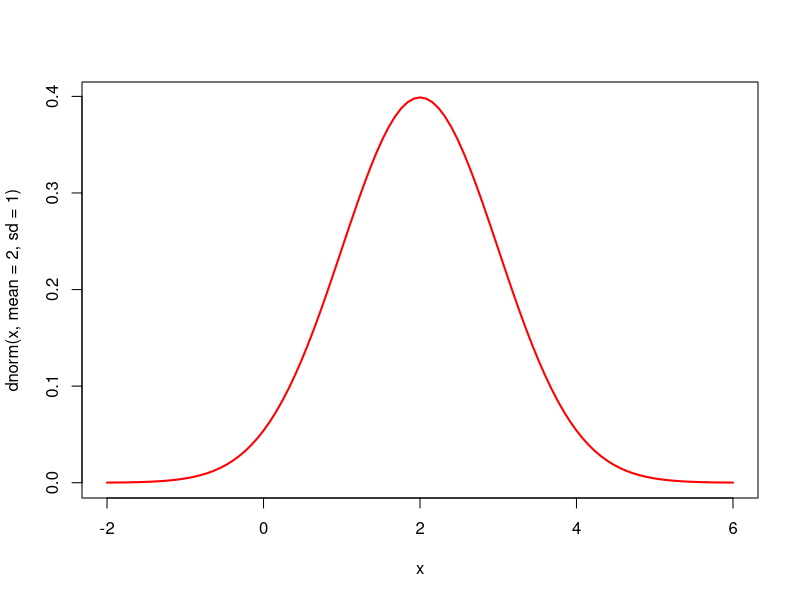
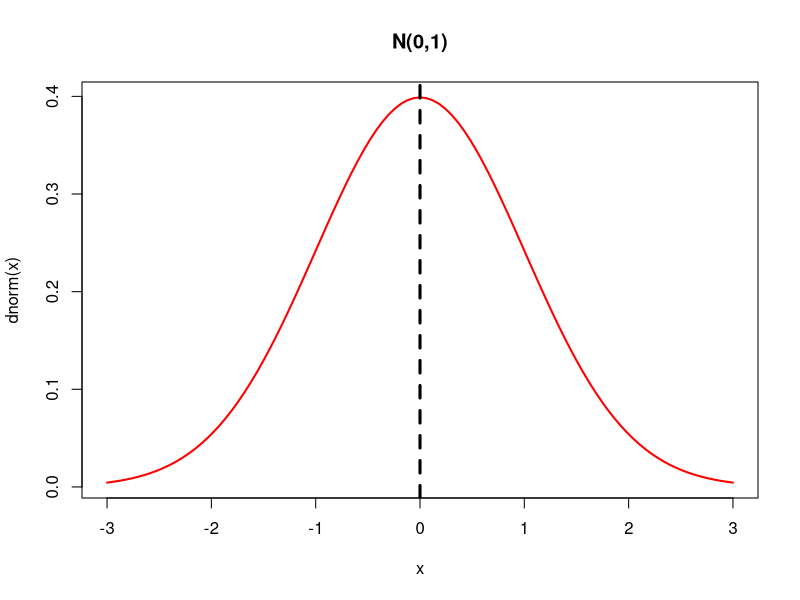
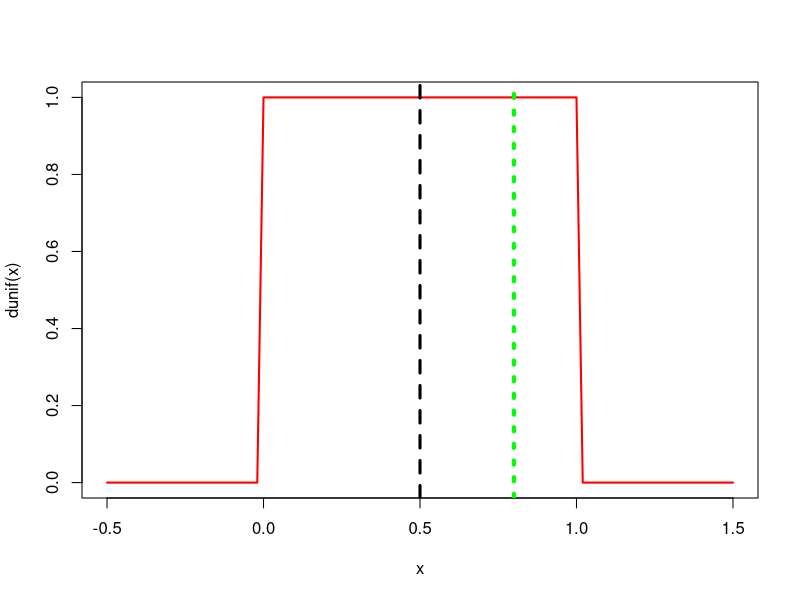
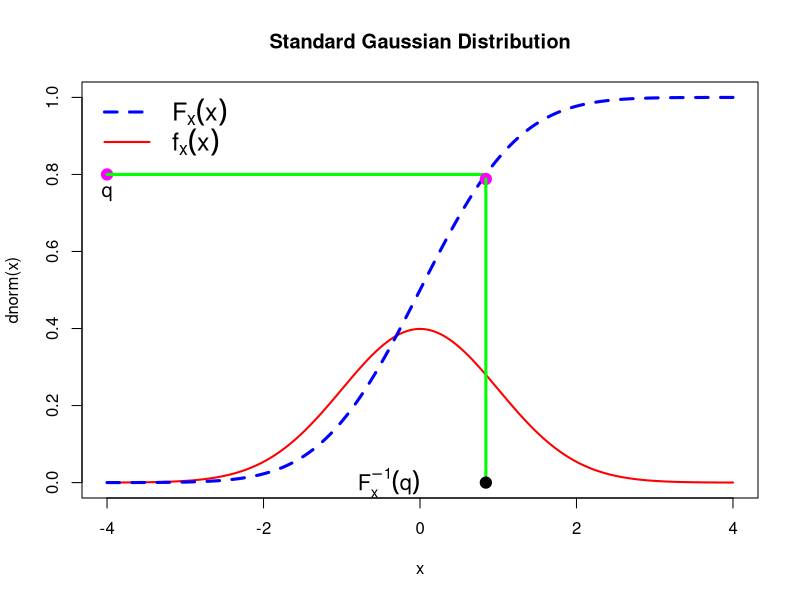
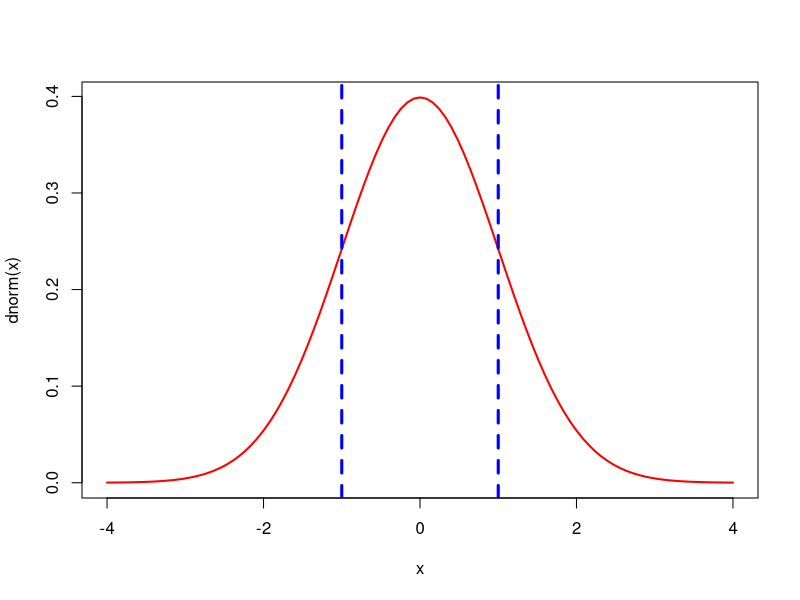
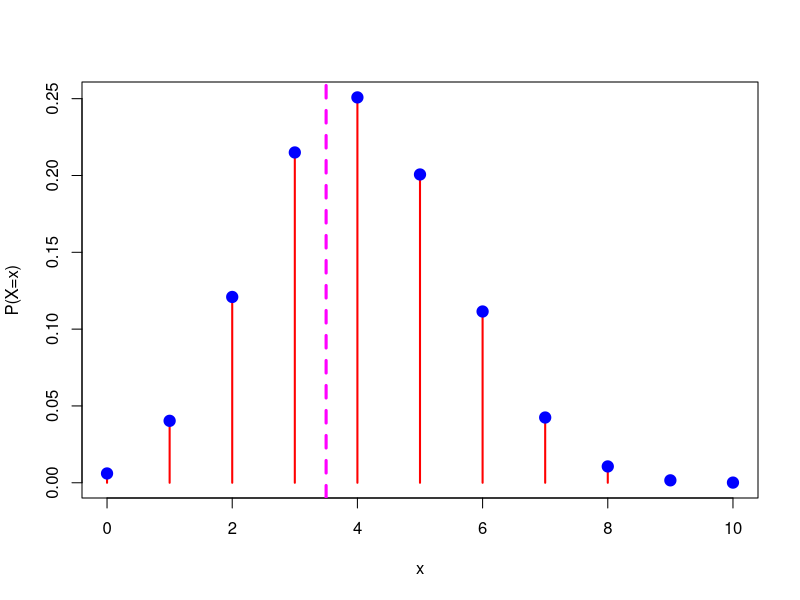
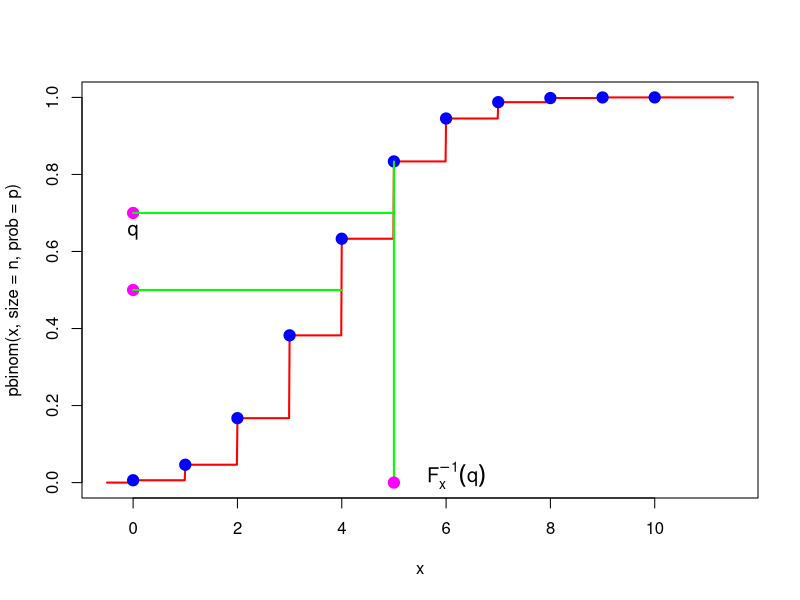
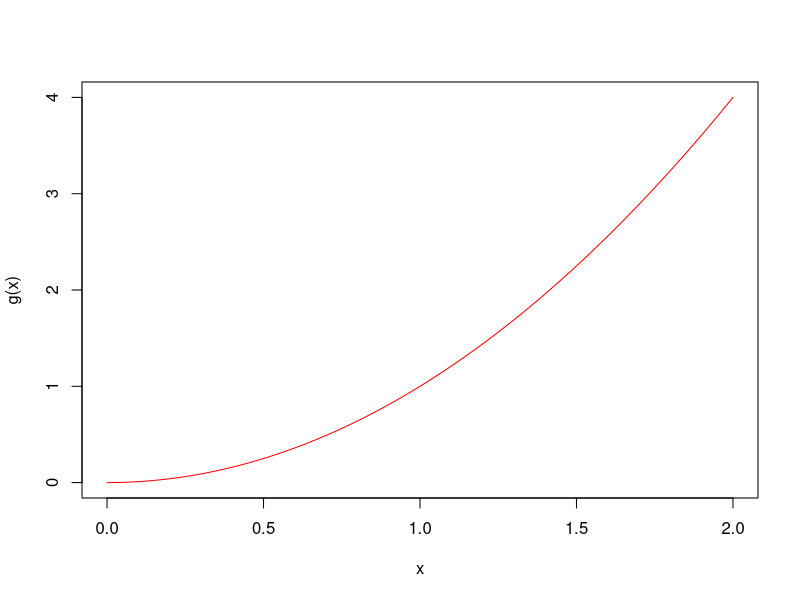

Write R code to recreate these figures, in order. (Note: this script raises an error after producing the figures.)
par(mfrow=c(1,1))
curve(dnorm(x,mean = 2,sd=1),-2,6,col="red",lwd=2)
curve(dnorm(x),-3,3,col="red",lwd=2,main="N(0,1)")
abline(v=0,col="black",lwd=3,lty=2)
pnorm(0)
qnorm(0.5)  # Quantile function


curve(dunif(x),col="red",lwd=2,-0.5,1.5)
abline(v=0.5,col="black",lwd=3,lty=2)
punif(0.5)
abline(v=0.8,col="green",lwd=4,lty=3)
punif(0.8)


x=seq(-4,4,by=0.01)
plot(x,dnorm(x),col="red",lwd=2,type="l",ylim =c(0,1))
pnorm(x)
lines(x,pnorm(x),col="blue",lwd=3,lty=2)
legend("topleft",legend=c(expression(F[x](x)),expression(f[x](x))),col=c("blue","red"),lwd=c(3,2),lty=c(2,1),bty="n",cex=1.5)
title("Standard Gaussian Distribution")
points(-4,0.8,pch=19,col="magenta",cex=1.5)
segments(x0=-4,y0=0.8,x1=qnorm(0.8),y1=0.8,col="green",lwd=3)
points(qnorm(0.8),pnorm(0.8),pch=19,col="magenta",cex=1.5)
segments(x0=qnorm(0.8),y0=pnorm(0.8),x1=qnorm(0.8),y1=0,col="green",lwd=3)
points(qnorm(0.8),0,pch=19,col="black",cex=1.5)
text(-4,0.75,expression(q),cex = 1.2)
text(-0.4,0,expression(F[x]^{-1}*(q)),cex=1.3)



curve(dnorm(x),col="red",lwd=2,-4,4)
abline(v=c(-1,1),col="blue",lwd=3,lty=2)
integrate(dnorm,-1,1)
pnorm(1)-pnorm(-1)

p=0.4
n=10
x=0:n
p_x=choose(n,x)*p^x*(1-p)^(n-x)
plot(x,p_x,type = "h",col="red",lwd=2,ylab="P(X=x)")
points(x,p_x,pch=19,col="blue",cex=1.5)
abline(v=3.5,col="magenta",lwd=3,lty=2)
pbinom(3.5,size=n,prob=p)
p_x[1]+p_x[2]+p_x[3]+p_x[4]
p_x[1:4]
sum(p_x[1:4])


x=seq(-0.5,11.5,by=0.01)
plot(x,pbinom(x,size=n,prob=p),type = "l",col="red",lwd=2)
points(0:10,cumsum(p_x),pch=19,cex=1.5,col="blue")
sum(1:4)
cumsum(1:4)
points(0,0.5,pch=19,col="magenta",cex=1.5)
segments(0,0.5,qbinom(0.5,size=n,prob=p),0.5,col="green",lwd=2)


qbinom(0.5,size=n,prob=p)
points(0,0.7,pch=19,col="magenta",cex=1.5)
segments(0,0.7,qbinom(0.7,size=n,prob=p),0.7,col="green",lwd=2)
qbinom(0.7,size=n,prob=p)
text(0,0.65,expression(q),cex=1.2)
segments(x0=5,y0=pbinom(5,size = n,prob=p),x1=5,y1=0,col="green",lwd = 2)
points(5,0,pch=19,col="magenta",cex=1.5)
text(6.2,0.02,expression(F[x]^{-1}*(q)),cex=1.2) 


# Computing integral
g=function(x){
  x^2
}
a=0
b=2
curve(g(x),0,2,col="red",led=2)
n=100
x=runif(n=n,min=a,max = b)
mean(x)

mean(g(x))
I=(b-a)*mean(g(x))
I

n_vals=1:2000
I=numeric(length=length(n_vals))
for(n in n_vals){
  x=runif(n=n,min=a,max = b)
  I[n]=(b-a)*mean(g(x))
}
print(I)
plot(n_vals,I,col="red",type="l",lwd=2)
abline(h=8/3,col="blue",lwd=3,lty=2)


g=function(x) {
  abs(sin(100*x))
  
}
curve(g(x),0,1,lwd=2,col="violet")
integrate(g,0,1)


n_vals=1:1000
I=numeric(length=length(n_vals))
for(n in n_vals){
  x=x=runif(n=n,min=0,max = 1)
  I[n]=(1-0)*mean(g(x))
}
plot(n_vals,I,type="l",col="red")


# the 2nd example
h=function(x){
  exp(-x^3)
}
integrate(h,0,Inf)

g=function(x){
  exp(x-x^3)
}
n_vals=1:1000
I=numeric(length=length(n_vals))
for(n in n_vals){
  x=rexp(n=n,rate = 1)
  I[n]=mean(g(x))
}
plot(n_vals,I,col="red",lwd=2,type="l")
abline(h=0.8929795,col="black",lwd=3,lty=2)




h=function(x){
  (x^2)*exp(-x^2)
}
integrate(h,0,Inf)

g=function(x){
  (x^2)*exp(x-x^2)
}
n_vals=1:1000
I=numeric(length=length(n_vals))
for(n in n_vals){
  x=rexp(n=n,rate = 1)
  I[n]=mean(g(x))
}
plot(n_vals,I,col="red",lwd=2,type="l")
abline(h=0.8929795,col="black",lwd=3,lty=2)
